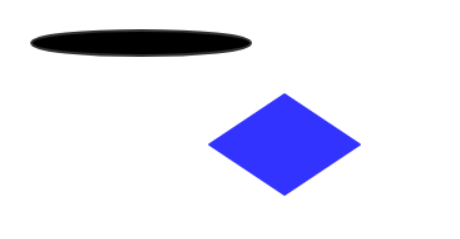
//> input picture demo14/a.png, 460 x 239 px
$ ./main a.png   (built with g++ and OpenCV 4)
//> lines starting //> are read from the running program, lines starting //| are printed output that depends on the picture; after the words box and inside, x2 and y2 are one past the last pixel; in counts of white or black regions, pixels touching at a corner belong together
#include "opencv2/highgui.hpp"
#include "opencv2/imgproc.hpp"
#include <iostream>
using namespace cv;
using namespace std;
Mat src, src_gray;
Mat myHarris_dst, myHarris_copy, Mc;
Mat myShiTomasi_dst, myShiTomasi_copy;
int myShiTomasi_qualityLevel = 50;
int myHarris_qualityLevel = 50;
int max_qualityLevel = 100;
double myHarris_minVal, myHarris_maxVal;
double myShiTomasi_minVal, myShiTomasi_maxVal;
RNG rng(12345);
const char* myHarris_window = "My Harris corner detector";
const char* myShiTomasi_window = "My Shi Tomasi corner detector";
void myShiTomasi_function(int, void*);
void myHarris_function(int, void*);
int main(int argc, char** argv)
{
	src = imread("a.png");
//> src is the input picture: 239 rows x 460 cols, CV_8UC3; mean B, G, R 244.1, 229.4, 229.4
	if (src.empty())
	{
		cout << "Could not open or find the image!\n" << endl;
		cout << "Usage: " << argv[0] << " <Input image>" << endl;
		return -1;
	}
	cvtColor(src, src_gray, COLOR_BGR2GRAY);
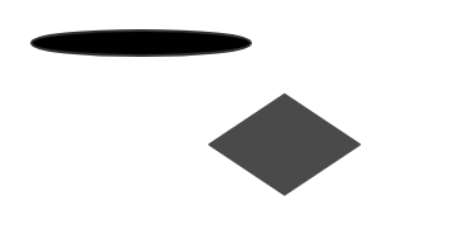
//> src_gray: 239 rows x 460 cols, CV_8UC1; min 0, max 255, mean 231
	int blockSize = 3, apertureSize = 3;
	cornerEigenValsAndVecs(src_gray, myHarris_dst, blockSize, apertureSize);
	/* calculate Mc */
	Mc = Mat(src_gray.size(), CV_32FC1);
	for (int i = 0; i < src_gray.rows; i++)
	{
		for (int j = 0; j < src_gray.cols; j++)
		{
			float lambda_1 = myHarris_dst.at<Vec6f>(i, j)[0];
			float lambda_2 = myHarris_dst.at<Vec6f>(i, j)[1];
			Mc.at<float>(i, j) = lambda_1 * lambda_2 - 0.04f*pow((lambda_1 + lambda_2), 2);
		}
	}
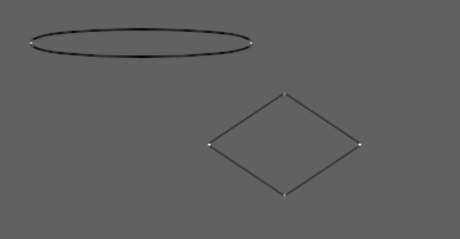
//> Mc: 239 rows x 460 cols, CV_32FC1; min -0.00518, max 0.00839, mean -4.64e-05; drawn with min black and max white
	minMaxLoc(Mc, &myHarris_minVal, &myHarris_maxVal);
//> myHarris_minVal = -0.00518; myHarris_maxVal = 0.00839
	/* Create Window and Trackbar */
	namedWindow(myHarris_window);
	createTrackbar("Quality Level:", myHarris_window, &myHarris_qualityLevel, max_qualityLevel, myHarris_function);
	myHarris_function(0, 0);
//> after the loop in myHarris_function, `for (int i = 0; i < src_gray.rows; i++)`:
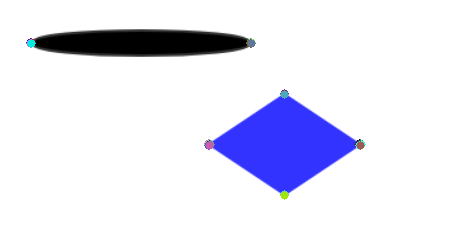
//> myHarris_copy: 239 rows x 460 cols, CV_8UC3; 0.38% of pixels changed, all inside (x1, y1, x2, y2) = (26, 38, 366, 200)
	cornerMinEigenVal(src_gray, myShiTomasi_dst, blockSize, apertureSize);
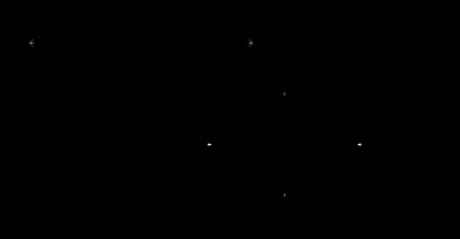
//> myShiTomasi_dst: 239 rows x 460 cols, CV_32FC1; min -1.14e-13, max 0.0748, mean 2.11e-05; drawn with min black and max white
	minMaxLoc(myShiTomasi_dst, &myShiTomasi_minVal, &myShiTomasi_maxVal);
//> myShiTomasi_minVal = -1.14e-13; myShiTomasi_maxVal = 0.0748
	/* Create Window and Trackbar */
	namedWindow(myShiTomasi_window);
	createTrackbar("Quality Level:", myShiTomasi_window, &myShiTomasi_qualityLevel, max_qualityLevel, myShiTomasi_function);
	myShiTomasi_function(0, 0);
	waitKey();
	return 0;
}
void myShiTomasi_function(int, void*)
{
	myShiTomasi_copy = src.clone();
	myShiTomasi_qualityLevel = MAX(myShiTomasi_qualityLevel, 1);
	for (int i = 0; i < src_gray.rows; i++)
	{
		for (int j = 0; j < src_gray.cols; j++)
		{
			if (myShiTomasi_dst.at<float>(i, j) > myShiTomasi_minVal + (myShiTomasi_maxVal - myShiTomasi_minVal)*myShiTomasi_qualityLevel / max_qualityLevel)
			{
				circle(myShiTomasi_copy, Point(j, i), 4, Scalar(rng.uniform(0, 256), rng.uniform(0, 256), rng.uniform(0, 256)), FILLED);
			}
		}
	}
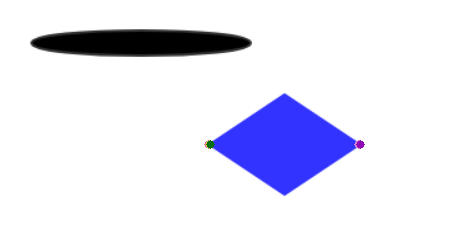
//> myShiTomasi_copy: 239 rows x 460 cols, CV_8UC3; 0.12% of pixels changed, all inside (x1, y1, x2, y2) = (204, 140, 365, 149)
	imshow(myShiTomasi_window, myShiTomasi_copy);
}
void myHarris_function(int, void*)
{
	myHarris_copy = src.clone();
	myHarris_qualityLevel = MAX(myHarris_qualityLevel, 1);
	for (int i = 0; i < src_gray.rows; i++)
	{
		for (int j = 0; j < src_gray.cols; j++)
		{
			if (Mc.at<float>(i, j) > myHarris_minVal + (myHarris_maxVal - myHarris_minVal)*myHarris_qualityLevel / max_qualityLevel)
			{
				circle(myHarris_copy, Point(j, i), 4, Scalar(rng.uniform(0, 256), rng.uniform(0, 256), rng.uniform(0, 256)), FILLED);
			}
		}
	}
	imshow(myHarris_window, myHarris_copy);
}
